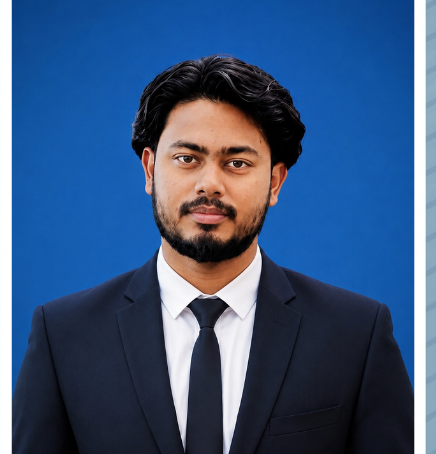
#> input picture assets/demo_driver_photo.png, 436 x 454 px
$ python -i generate_card.py   (imports and definitions only)
#> lines starting #> are read from the running program, lines starting #| are printed output that depends on the picture
#!/usr/bin/env python3
import os
import sys
import json
import argparse
import base64
from io import BytesIO
from PIL import Image, ImageDraw, ImageFont, ImageOps
import barcode
from barcode.writer import ImageWriter
import qrcode

# Photo coordinates (full resolution 1792x2400)
PHOTO_X, PHOTO_Y, PHOTO_W, PHOTO_H = 89, 427, 404, 480

# Signature coordinates (inner signature box below driver photo)
SIGN_BOX_CX, SIGN_BOX_CY = 290, 1034.5
SIGN_MAX_W, SIGN_MAX_H = 340, 150

# [111 lines left out: functions _load_image_input, paste_signature, format_date, get_font_paths, not called in this run]

def generate_card(data, base_dir=None, output_path=None, output_format="png"):
    if not base_dir:
        base_dir = os.path.abspath(os.path.join(os.path.dirname(__file__), ".."))

    template_path = os.path.join(base_dir, "assets", "templer.png")
    if not os.path.exists(template_path):
        raise FileNotFoundError(f"Template not found at {template_path}")

    template = Image.open(template_path).convert("RGBA")
    draw = ImageDraw.Draw(template)

    font_arimo_path, font_urdu_path = get_font_paths(base_dir)

    DARK = (27, 33, 37, 255)
    RED = (161, 44, 47, 255)

    # Extract & sanitize fields (NO dummy defaults)
    english_name = str(data.get("name") or "").strip()
    urdu_name = str(data.get("urduName") or data.get("urdu_name") or "").strip()
    address = str(data.get("address") or "").strip()
    license_number = str(data.get("licenseNumber") or data.get("license_number") or "").strip()
    dob = format_date(data.get("dob") or "")
    cnic_raw = str(data.get("cnic") or "").strip()
    clean_cnic = cnic_raw.replace("-", "").strip()
    issue_date = format_date(data.get("issueDate") or data.get("issue_date") or "")
    expiry_date = format_date(data.get("expiryDate") or data.get("expiry_date") or "")
    blood_group = str(data.get("bloodGroup") or data.get("blood_group") or "").strip()
    vehicles = str(data.get("allowedVehicles") or data.get("allowed_vehicles") or "").strip()
    clean_lic = license_number.replace(" ", "").replace("-", "").strip()
    qr_url = str(data.get("qrUrl") or (f"http://www.dlimss.com/pakistan/{clean_lic}" if clean_lic else "http://www.dlimss.com/pakistan/")).strip()
    website = str(data.get("website") or "www.dlimsvipk.com").strip()
    barcode_value = str(data.get("barcodeText") or data.get("barcode_text") or "dlimsvipk.com").strip()
    photo_input = data.get("photoUrl") or data.get("photo_url") or data.get("photoPath") or data.get("photo_path")
    signature_input = data.get("signatureUrl") or data.get("signature_url") or data.get("signaturePath") or data.get("signature_path")

    # 1. Driver Photo (only if user provided/uploaded photo, NO demo fallback)
    photo_raw = _load_image_input(photo_input, base_dir)
    if photo_raw:
        photo_img = ImageOps.fit(photo_raw.convert("RGBA"), (PHOTO_W, PHOTO_H), method=Image.Resampling.LANCZOS, centering=(0.5, 0.5))
        template.paste(photo_img, (PHOTO_X, PHOTO_Y), photo_img)

    # 1b. Driver Signature (only if user provided/uploaded signature)
    paste_signature(template, signature_input, base_dir)

    # 2. Urdu Name (x=1440, y=378, size=46)
    if urdu_name and font_urdu_path:
        try:
            f_urdu = ImageFont.truetype(font_urdu_path, 46)
            try:
                draw.text((1440, 378), urdu_name, font=f_urdu, fill=DARK, direction="rtl", language="urd", anchor="ra")
            except Exception:
                try:
                    draw.text((1440, 378), urdu_name, font=f_urdu, fill=DARK, anchor="ra")
                except Exception:
                    draw.text((1440, 378), urdu_name, font=f_urdu, fill=DARK)
        except Exception as e:
            sys.stderr.write(f"Urdu text rendering error: {e}\n")

    # 3. English Name (x=832, y=494)
    if english_name and font_arimo_path:
        f_name = ImageFont.truetype(font_arimo_path, 68)
        draw.text((832, 494), english_name, font=f_name, fill=DARK)

    # 4. Address (x=834, y=592 and y=646)
    if address and font_arimo_path:
        f_addr = ImageFont.truetype(font_arimo_path, 42)
        addr_lines = address.split("\n")
        if len(addr_lines) == 1 and len(address) > 40:
            words = address.split(" ")
            mid = len(words) // 2
            addr_lines = [" ".join(words[:mid]), " ".join(words[mid:])]
        if len(addr_lines) > 0 and addr_lines[0]:
            draw.text((834, 592), addr_lines[0], font=f_addr, fill=DARK)
        if len(addr_lines) > 1 and addr_lines[1]:
            draw.text((834, 646), addr_lines[1], font=f_addr, fill=DARK)

    # 5. Front Table Fields (x=1012-1015, font size 62)
    if font_arimo_path:
        f_fields = ImageFont.truetype(font_arimo_path, 62)
        if license_number:
            draw.text((1015, 747), license_number, font=f_fields, fill=RED)
        if dob:
            draw.text((1012, 831), dob, font=f_fields, fill=DARK)
        if clean_cnic:
            draw.text((1012, 915), clean_cnic, font=f_fields, fill=DARK)
        if issue_date:
            draw.text((1015, 995), issue_date, font=f_fields, fill=DARK)
        if expiry_date:
            draw.text((1015, 1067), expiry_date, font=f_fields, fill=RED)

    # --- BACK CARD ---
    # 6. Barcode (x=94, y=1322, w=833, h=99)
    try:
        CODE128 = barcode.get_barcode_class("code128")
        rv = BytesIO()
        bc = CODE128(barcode_value, writer=ImageWriter())
        bc.write(rv, options={"write_text": False, "quiet_zone": 0.1, "module_height": 15.0})
        rv.seek(0)
        bc_img = Image.open(rv).convert("RGBA")

        # Transparent background
        datas = bc_img.getdata()
        new_data = []
        for item in datas:
            if item[0] > 180 and item[1] > 180 and item[2] > 180:
                new_data.append((255, 255, 255, 0))
            else:
                new_data.append(DARK)
        bc_img.putdata(new_data)

        bc_resized = bc_img.resize((800, 96), Image.Resampling.NEAREST)
        template.paste(bc_resized, (85, 1323), bc_resized)
    except Exception as e:
        sys.stderr.write(f"Barcode error: {e}\n")

    # 7. Back CNIC (x=1275, y=1303)
    if clean_cnic and font_arimo_path:
        draw.text((1275, 1303), clean_cnic, font=f_fields, fill=DARK)

    # 8. Back License No (starts at x=515 with clear margin, y=1448)
    if license_number and font_arimo_path:
        current_size = 62
        lic_font = ImageFont.truetype(font_arimo_path, current_size)
        bbox = lic_font.getbbox(license_number)
        text_w = bbox[2] - bbox[0]
        lic_x = 515
        max_right = 940
        while (lic_x + text_w) > max_right and current_size > 36:
            current_size -= 2
            lic_font = ImageFont.truetype(font_arimo_path, current_size)
            bbox = lic_font.getbbox(license_number)
            text_w = bbox[2] - bbox[0]
        draw.text((lic_x, 1448), license_number, font=lic_font, fill=DARK)

    # 9. Back Blood Group (x=1371, y=1530)
    if blood_group and font_arimo_path:
        draw.text((1371, 1530), blood_group, font=f_fields, fill=DARK)

    # 10. Back Vehicles (x=1000, y=1640)
    if font_arimo_path:
        draw.text((1000, 1640), vehicles, font=f_fields, fill=DARK)

    # 11. Back QR Code (x=1488, y=1816, w=243, h=243)
    try:
        qr = qrcode.QRCode(
            version=None,
            error_correction=qrcode.constants.ERROR_CORRECT_M,
            box_size=8,
            border=2,
        )
        qr.add_data(qr_url)
        qr.make(fit=True)
        qr_img = qr.make_image(fill_color="black", back_color="transparent").convert("RGBA")
        datas = qr_img.getdata()
        new_data = []
        for item in datas:
            if item[3] == 0 or (item[0] > 200 and item[1] > 200 and item[2] > 200):
                new_data.append((255, 255, 255, 0))
            else:
                new_data.append(DARK)
        qr_img.putdata(new_data)
        qr_resized = qr_img.resize((243, 243), Image.Resampling.NEAREST)
        template.paste(qr_resized, (1488, 1816), qr_resized)
    except Exception as e:
        sys.stderr.write(f"QR error: {e}\n")

    # 12. Footer Website (x=89, y=2302, size 26)
    if font_arimo_path:
        f_footer = ImageFont.truetype(font_arimo_path, 26)
        draw.text((89, 2302), website, font=f_footer, fill=DARK)

    # Save or return format
    fmt = output_format.lower()
    if output_path:
        os.makedirs(os.path.dirname(os.path.abspath(output_path)), exist_ok=True)
        if fmt == "pdf" or output_path.lower().endswith(".pdf"):
            template.convert("RGB").save(output_path, "PDF", resolution=300.0)
        else:
            template.save(output_path, "PNG")
        return output_path
    else:
        out_bytes = BytesIO()
        if fmt == "pdf":
            template.convert("RGB").save(out_bytes, "PDF", resolution=300.0)
        else:
            template.save(out_bytes, "PNG")
        return out_bytes.getvalue()

# [44 lines left out: function main, not called in this run]

# [2 lines not run here, left out]

>>> import cv2
>>> picture = cv2.imread('../assets/demo_driver_photo.png', cv2.IMREAD_GRAYSCALE)
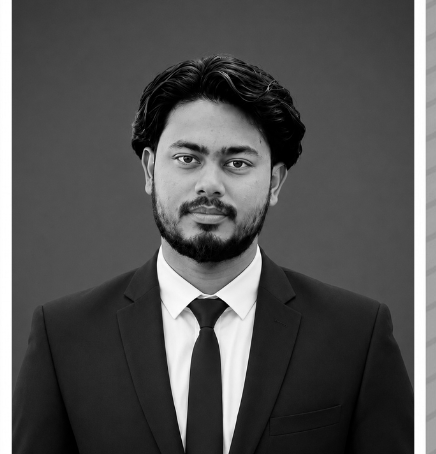
#> picture: shape (454, 436); min 0, max 255, mean 82.8
>>> result = generate_card(picture)
#> (the run stopped early here; a loop or call above may not have finished)
